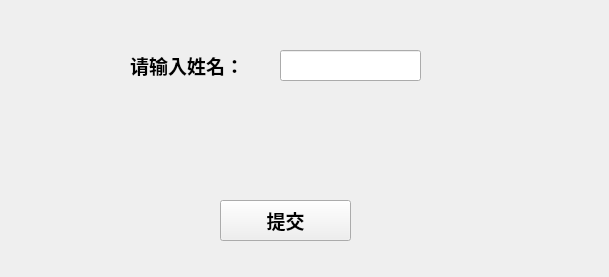
<?xml version="1.0" encoding="UTF-8"?>
<ui version="4.0">
 <class>MainWindow</class>
 <widget class="QMainWindow" name="MainWindow">
  <property name="geometry">
   <rect>
    <x>0</x>
    <y>0</y>
    <width>609</width>
    <height>277</height>
   </rect>
  </property>
  <property name="windowTitle">
   <string>删除人脸信息</string>
  </property>
  <widget class="QWidget" name="centralwidget">
   <widget class="QLabel" name="label">
    <property name="geometry">
     <rect>
      <x>130</x>
      <y>50</y>
      <width>141</width>
      <height>31</height>
     </rect>
    </property>
    <property name="font">
     <font>
      <pointsize>14</pointsize>
      <weight>75</weight>
      <bold>true</bold>
     </font>
    </property>
    <property name="text">
     <string>请输入姓名：</string>
    </property>
   </widget>
   <widget class="QLineEdit" name="lineEdit">
    <property name="geometry">
     <rect>
      <x>280</x>
      <y>50</y>
      <width>141</width>
      <height>31</height>
     </rect>
    </property>
    <property name="font">
     <font>
      <pointsize>14</pointsize>
      <weight>75</weight>
      <bold>true</bold>
     </font>
    </property>
   </widget>
   <widget class="QLabel" name="label_2">
    <property name="geometry">
     <rect>
      <x>200</x>
      <y>100</y>
      <width>271</width>
      <height>61</height>
     </rect>
    </property>
    <property name="font">
     <font>
      <pointsize>14</pointsize>
      <weight>75</weight>
      <bold>true</bold>
     </font>
    </property>
    <property name="text">
     <string/>
    </property>
   </widget>
   <widget class="QPushButton" name="pushButton">
    <property name="geometry">
     <rect>
      <x>220</x>
      <y>200</y>
      <width>131</width>
      <height>41</height>
     </rect>
    </property>
    <property name="font">
     <font>
      <pointsize>14</pointsize>
      <weight>75</weight>
      <bold>true</bold>
     </font>
    </property>
    <property name="text">
     <string>提交</string>
    </property>
   </widget>
  </widget>
 </widget>
 <resources/>
 <connections/>
</ui>
